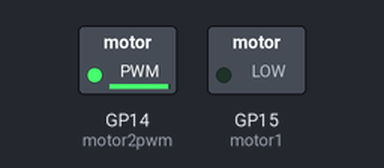
The program below on a simulated Raspberry Pi Pico running MicroPython. On the bench: switched loads named in the program (green lamp = pin HIGH). At 11.0 s the program stops and its outputs stay as they are.

Above: at 0.1 s.
At 7.1 s:
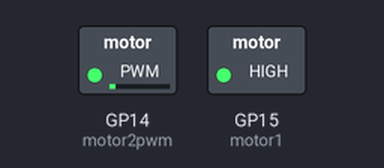
At 9.1 s:
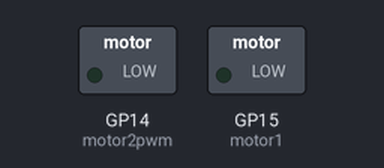
Timing chart, 0 to 10.6 s (numbered marks = the images above):
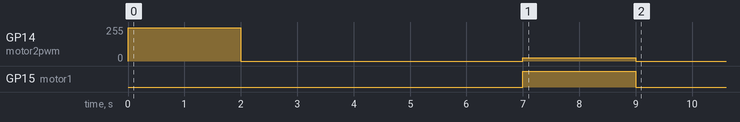

The program:

dc_motor_speed_demo.py
```python
from machine import Pin, PWM
import time

motor1    = Pin(15, machine.Pin.OUT)
motor2pwm = Pin(14)

# Create a PWM object attached to motor2pwm pin
motor_pwm = PWM(motor2pwm)

# Set the PWM frequency (usually 50Hz to 2kHz for motor control)
motor_pwm.freq(50)

# Function to set motor speed (0 to 1023)
def set_speed(speed):
    if speed   < 0:
        speed  = 0
    elif speed > 1023:
        speed  = 1023
    motor_pwm.duty_u16(speed * 64) # PWM duty is 16-bit, so multiply by 64

# Example of using set_speed function to control motor speed
motor1.low()  # set spin direction
set_speed(1000) # 25% speed
time.sleep(2)

set_speed(0) # Stop
motor1.low()
time.sleep(5)

motor1.high()   # set oposite spin direction
set_speed(100) # 25% speed
time.sleep(2)

set_speed(0) # Stop
motor1.low()
time.sleep(2)
```

Measured:
- by itself, GP14 (motor2pwm): 0/255 → 249/255 at 0.00 s, → 0/255 2.0 s later, → 25/255 5.0 s later, → 0/255 2.0 s later
- by itself, GP15 (motor1): LOW → HIGH at 7.0 s, → LOW 2.0 s later
